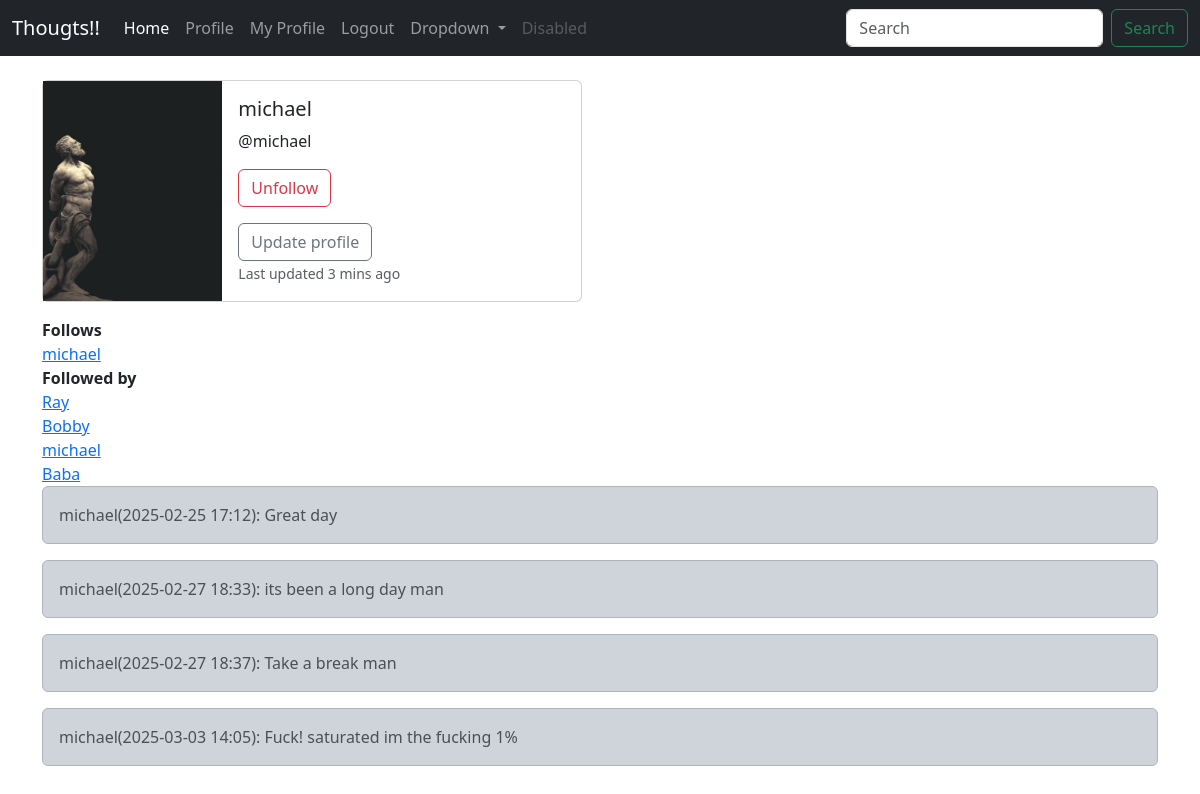
The page /profile/6 (signed in) on the database its author committed.
### Thought/models.py (models this page shows)
class Profile(models.Model):
    user = models.OneToOneField(User, on_delete=models.CASCADE)
    follows = models.ManyToManyField('self', related_name ='followed_by',symmetrical=False, blank=True )
    date_modified = models.DateTimeField(auto_now=True)
    profile_image = models.ImageField(null=True, blank=True, upload_to='images/')
    def __str__(self):
        return self.user.username

class Thoughts(models.Model):
    user = models.ForeignKey(User, related_name='thoughts', on_delete= models.DO_NOTHING)
    body = models.CharField(max_length=200)
    created_at = models.DateTimeField(auto_now_add=True)
    def __str__(self):
        return f"{self.user}({self.created_at:%Y-%m-%d %H:%M}): {self.body}"

### Thought/views.py (the view, shortened to what this page needs)
# urls.py: path('profile/<int:pk>', views.profile, name='profile'),
def profile(request,pk):
    if request.user.is_authenticated:
        profile = Profile.objects.get(user_id = pk)
        thoughts = Thoughts.objects.filter(user_id = pk)
        return render(request,'profile.html', {'profile':profile,'thoughts':thoughts})
    else:
        return redirect('home')

### templates/profile.html (shortened to what this page needs)
{% extends 'base.html' %}
{% load static %}
{% block content %}
{% if profile %}
<div class="card mb-3" style="max-width: 540px;">
    <div class="row g-0">
      <div class="col-md-4">
        {% if profile.profile_image %}
        <img src="{{profile.profile_image.url}}" class="w-100 h-100 object-fit-cover" alt="...">
        {% else %}
        <img src="{% static 'images/profile.jpg' %}" class="img-fluid rounded-start" alt="...">
        {% endif %}
      </div>
      <div class="col-md-8">
        <div class="card-body">
          <h5 class="card-title">{{profile.user.username}}</h5>
          {% endif %}
          <p class="card-text">@{{profile.user.username|lower}}</p>
          <p><form method="POST">
            {% if profile in user.profile.follows.all %}
            <button class="btn btn-outline-danger" name="follow" value="unfollow" type="submit">Unfollow</button>
            {% else %}
            <button class="btn btn-outline-success" name="follow" value="follow" type="submit">Follow</button>
             {% endif %}
          </form></p>
          {% if request.user.id == profile.user.id %}<a href="{% url 'update_user' %}" class="btn btn-outline-secondary">Update profile</a>{% endif %}
          <p class="card-text"><small class="text-muted">Last updated 3 mins ago</small></p>
        </div>
      </div>
    </div>
  </div>
  <strong>Follows</strong><br/>
      {% for following in profile.follows.all %}
    <a href="{% url 'profile' following.user.id %}">{{following}}</a><br/>
    {% endfor %}
    <strong>Followed by</strong><br/>
    {% for following in profile.followed_by.all %}
    <a href="{% url 'profile' following.user.id %}">{{following}}</a><br/>
    {% endfor %}
    {% if thoughts %}
    {% for thought in thoughts %}
    <div class="alert alert-dark" role="alert">
        {{thought}}
      </div>
        {% endfor %}
        {% endif %}
{% endblock %}

### rows shown on the page
Profile: profile_image (picture), user.username "michael"
Profile: user.username "Ray"
Profile: user.username "Bobby"
Profile: user.username "Baba"
Thoughts: user+created_at+body "michael(2025-02-25 17:12): Great day"
Thoughts: user+created_at+body "michael(2025-02-27 18:33): its been a long day man"
Thoughts: user+created_at+body "michael(2025-02-27 18:37): Take a break man"
Thoughts: user+created_at+body "michael(2025-03-03 14:05): Fuck! saturated im the fucking 1%"
